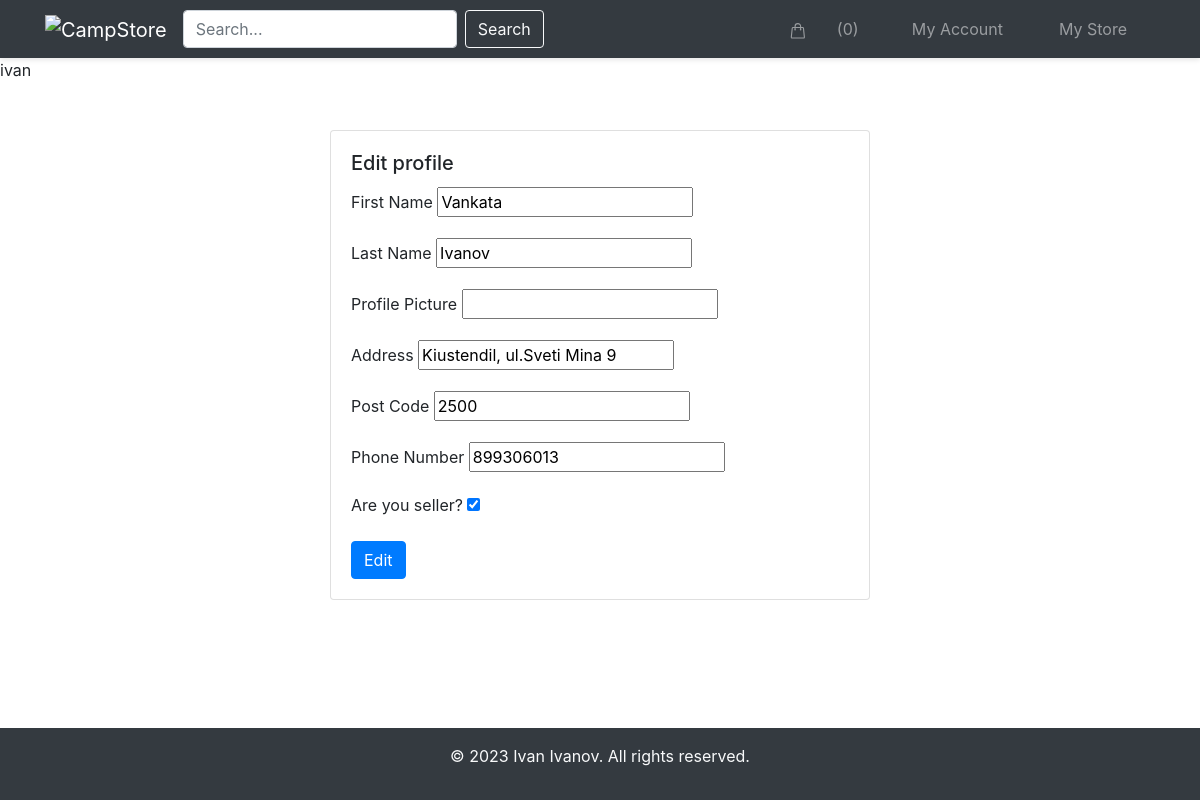
The app's page /my-account/edit-profile/1/ (signed in) with its own data.
### campstore/user_profile/models.py (models this page shows, shortened)
class UserProfileModel(models.Model):
    user = models.OneToOneField(
        User,
        related_name='userprofile',
        on_delete=models.CASCADE
    )
    first_name = models.CharField(
        max_length=50,
        blank=True,
        null=True
    )
    last_name = models.CharField(
        max_length=50,
        blank=True,
        null=True
    )
    profile_picture = models.URLField(
        blank=True,
        null=True
    )
    address = models.CharField(
        max_length=255,
        blank=True,
        null=True
    )
    post_code = models.IntegerField(blank=True,null=True)
    phone_number = models.IntegerField(blank=True,null=True)
    is_seller = models.BooleanField(default=False)

### campstore/user_profile/views.py (the view)
# urls.py: path('edit-profile/<int:pk>/', views.UserProfileUpdateView.as_view(), name='edit-profile'),
class UserProfileUpdateView(LoginRequiredMixin, views.UpdateView):
    model = UserProfileModel
    form_class = UserProfileForm
    template_name = 'user_profile/edit_profile.html'
    success_url = reverse_lazy('my-account')
    def get_object(self, queryset=None):
        return self.request.user.userprofile
    def get_initial(self):
        initial = super().get_initial()
        user_profile = self.request.user.userprofile
        initial['first_name'] = user_profile.first_name
        initial['last_name'] = user_profile.last_name
        initial['profile_picture'] = user_profile.profile_picture
        initial['address'] = user_profile.address
        initial['post_code'] = user_profile.post_code
        initial['phone_number'] = user_profile.phone_number
        initial['is_seller'] = user_profile.is_seller
        return initial

### campstore/user_profile/forms.py
class UserProfileForm(forms.ModelForm):
    class Meta:
        model = UserProfileModel
        fields = ['first_name', 'last_name', 'profile_picture', 'address', 'post_code', 'phone_number', 'is_seller']

### campstore/store/cart.py (called while the page is built)
    def __len__(self):
        return sum(item['quantity'] for item in self.cart.values())

### campstore/store/context_processors.py (called while the page is built)
def cart(request):
    return {'cart': Cart(request)}

### templates/user_profile/edit_profile.html (shortened to what this page needs)
{% extends 'base/base.html' %}
{% block content %}
    <div class="container mt-5">
        <div class="row justify-content-center">
            <div class="col-md-6">
                <div class="card">
                    <div class="card-body">
                        <h5 class="card-title">Edit profile</h5>
                        <form method="post" enctype="multipart/form-data">
                            <div class="form-group">
                                <label for="{{ form.first_name.id_for_label }}">First Name</label>
                                {{ form.first_name }}
                            </div>
                            <div class="form-group">
                                <label for="{{ form.last_name.id_for_label }}">Last Name</label>
                                {{ form.last_name }}
                            </div>
                            <div class="form-group">
                                <label for="{{ form.profile_picture.id_for_label }}">Profile Picture</label>
                                {{ form.profile_picture }}
                            </div>
                            <div class="form-group">
                                <label for="{{ form.address.id_for_label }}">Address</label>
                                {{ form.address }}
                            </div>
                            <div class="form-group">
                                <label for="{{ form.post_code.id_for_label }}">Post Code</label>
                                {{ form.post_code }}
                            </div>
                            <div class="form-group">
                                <label for="{{ form.phone_number.id_for_label }}">Phone Number</label>
                                {{ form.phone_number }}
                            </div>
                            <div class="form-group">
                                <label for="{{ form.is_seller.id_for_label }}">Are you seller?</label>
                                {{ form.is_seller }}
                            </div>
                            <button type="submit" class="btn btn-primary">Edit</button>
                        </form>
                    </div>
                </div>
            </div>
        </div>
    </div>
{% endblock %}

### templates/base/base.html (shortened to what this page needs)
{% load static %}
<!doctype html>
<html lang="en">
<head>
    <link rel="stylesheet" href="{% static 'css/style.css' %}">
    <link rel="stylesheet" href="{% static 'css/navigation.css' %}">
    <link rel="stylesheet" href="{% static 'css/footer.css' %}">
    <link rel="stylesheet" href="{% static 'css/bootstrap.min.css' %}">
    <link rel="stylesheet" href="https://stackpath.bootstrapcdn.com/bootstrap/4.5.2/css/bootstrap.min.css">
</head>
<body>
    {% include 'base/navigation.html' %}
<main>
{{ request.user }}
    {% block content %}
    {% endblock %}
</main>
    {% include 'base/footer.html' %}
</body>
</html>

### static/css/style.css (style rules this page uses)
body { display: flex; flex-direction: column; min-height: 100vh; margin: 0; }
main { flex: 1; margin-bottom: 80px; }
.card { height: 300px; }

### records on screen
UserProfileModel: first_name "Vankata", last_name "Ivanov", address "Kiustendil, ul.Sveti Mina 9", post_code "2500", phone_number "899306013", is_seller "☑"

### other values on screen
{{ cart|length }} "0"
{{ request.user }} "ivan"
